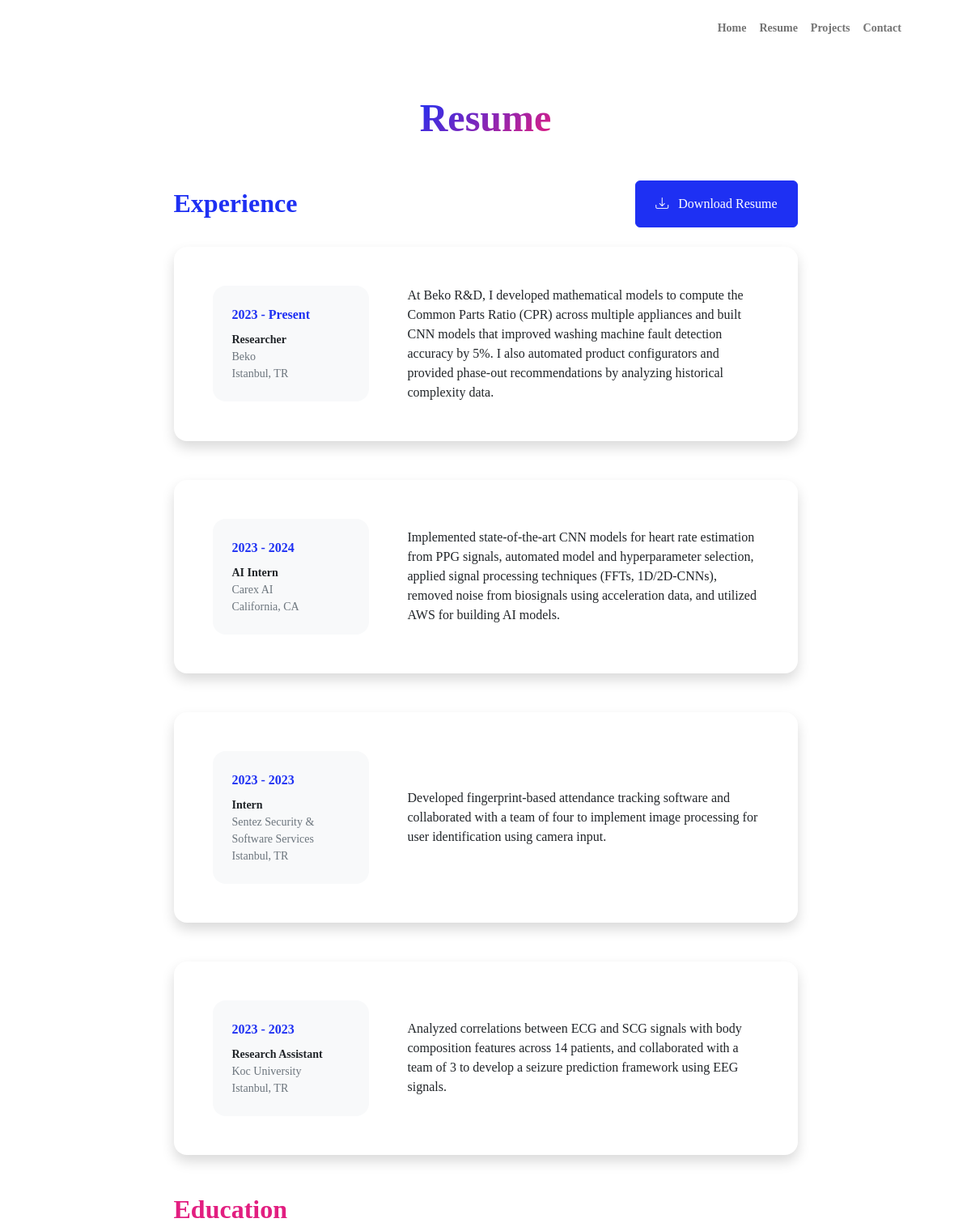
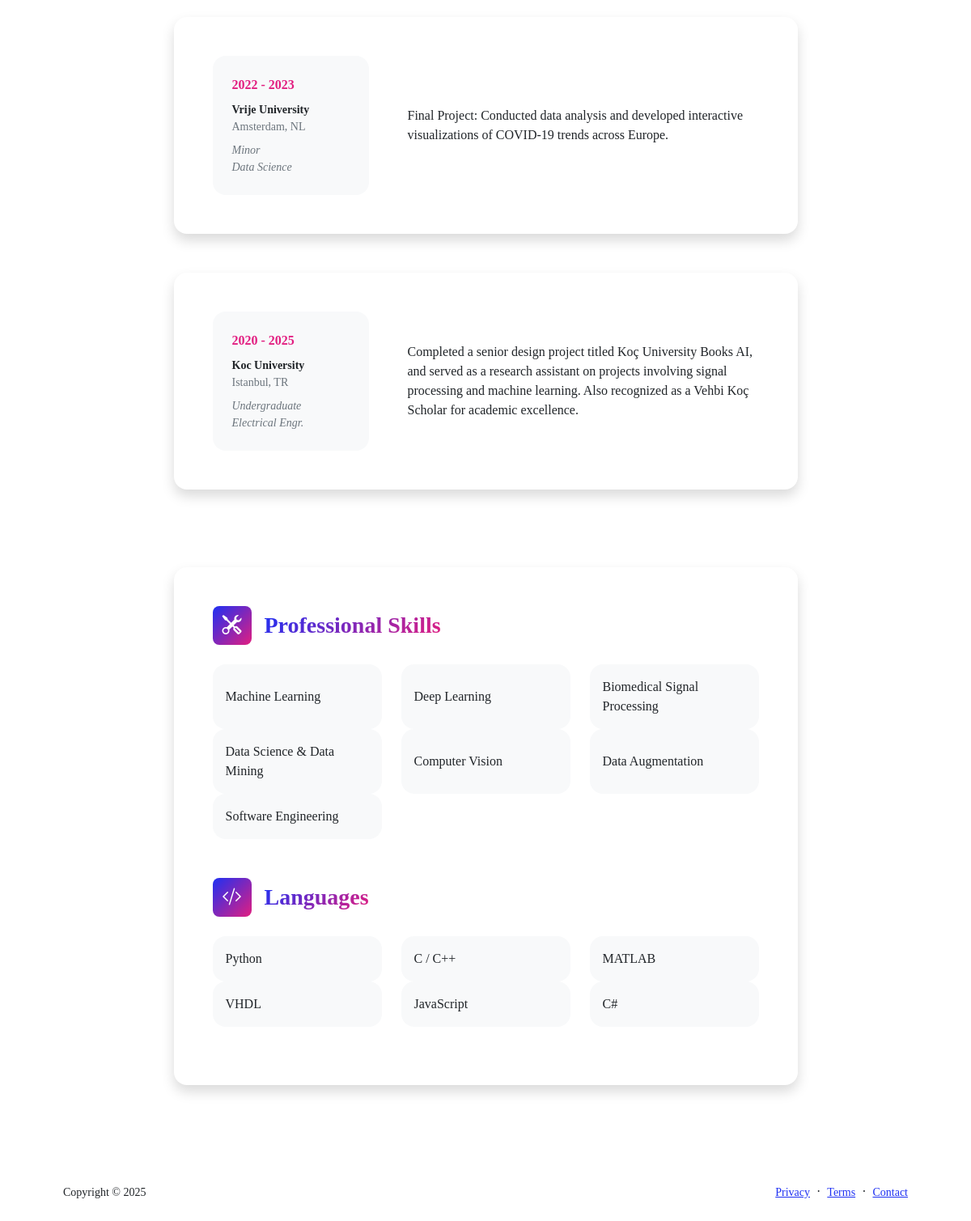
Screenshot of /resume/ with the database file from the repository (2 pictures, top to bottom).
### portfolio/models.py (models this page shows, shortened)
class Experience(models.Model):
    company = models.CharField(max_length=100)
    title = models.CharField(max_length=100)
    description = models.TextField()
    start_date = models.DateField()
    end_date = models.DateField(blank=True, null=True)
    location = models.CharField(max_length=100, blank=True)

class Education(models.Model):
    school = models.CharField(max_length=100)
    degree = models.CharField(max_length=100)
    description = models.TextField()
    field_of_study = models.CharField(max_length=100)
    start_date = models.DateField()
    end_date = models.DateField(blank=True, null=True)
    location = models.CharField(max_length=100, blank=True)

class Skill(models.Model):
    name = models.CharField(max_length=50)

class Languages(models.Model):
    name = models.CharField(max_length=50)

### portfolio/views.py (the view)
# urls.py: path('resume/', ResumeView.as_view(), name='resume'),
class ResumeView(View):
    def get(self, request):
        author = About.objects.all()[0]
        cv = author.cv
        experiences = Experience.objects.all().order_by('-start_date')
        education = Education.objects.all().order_by('-start_date')
        skills = Skill.objects.all()
        languages = Languages.objects.all()
        current_year = datetime.now().year
        context = {
            'cv': cv,
            'experiences': experiences,
            'education': education,
            'skills': skills,
            'languages': languages,
            'current_year': current_year,
        }
        return render(request, 'resume.html', context=context)

### templates/resume.html (shortened to what this page needs)
{% extends 'base.html' %}
{% load static %}
{% block content %}
<div class="container px-5 my-5">
    <div class="text-center mb-5">
        <h1 class="display-5 fw-bolder mb-0"><span class="text-gradient d-inline">Resume</span></h1>
    </div>
    <div class="row gx-5 justify-content-center">
        <div class="col-lg-11 col-xl-9 col-xxl-8">
            <section>
                <div class="d-flex align-items-center justify-content-between mb-4">
                    <h2 class="text-primary fw-bolder mb-0">Experience</h2>
                    <a class="btn btn-primary px-4 py-3" href="">
                        <div class="d-inline-block bi bi-download me-2"></div>
                        Download Resume
                    </a>
                </div>
                {% for exp in experiences %}
                    <div class="card shadow border-0 rounded-4 mb-5">
                        <div class="card-body p-5">
                            <div class="row align-items-center gx-5">
                                <div class="col text-center text-lg-start mb-4 mb-lg-0">
                                    <div class="bg-light p-4 rounded-4">
                                        {% if exp.end_date %}
                                            <div class="text-primary fw-bolder mb-2">
                                                {{ exp.start_date|date:"Y" }} - {{ exp.end_date|date:"Y" }}
                                            </div>
                                        {% else %}
                                            <div class="text-primary fw-bolder mb-2">{{ exp.start_date|date:"Y" }} - Present</div>
                                        {% endif %}
                                        <div class="small fw-bolder">{{ exp.title }}</div>
                                        <div class="small text-muted">{{ exp.company }}</div>
                                        <div class="small text-muted">{{ exp.location }}</div>
                                    </div>
                                </div>
                                <div class="col-lg-8">
                                    <div>{{  exp.description }}</div>
                                </div>
                            </div>
                        </div>
                    </div>
                {% endfor %}
            </section>
            <section>
                <h2 class="text-secondary fw-bolder mb-4">Education</h2>
                {% for edu in education %}
                    <div class="card shadow border-0 rounded-4 mb-5">
                        <div class="card-body p-5">
                            <div class="row align-items-center gx-5">
                                <div class="col text-center text-lg-start mb-4 mb-lg-0">
                                    <div class="bg-light p-4 rounded-4">
                                        {% if edu.end_date %}
                                            <div class="text-secondary fw-bolder mb-2">{{ edu.start_date|date:"Y" }} - {{ edu.end_date|date:"Y" }}</div>
                                        {% else %}
                                            <div class="text-secondary fw-bolder mb-2">{{ edu.start_date|date:"Y" }} - Present</div>
                                        {% endif %}
                                        <div class="mb-2">
                                            <div class="small fw-bolder">{{ edu.school }}</div>
                                            <div class="small text-muted">{{ edu.location }}</div>
                                        </div>
                                        <div class="fst-italic">
                                            <div class="small text-muted">{{ edu.degree }}</div>
                                            <div class="small text-muted">{{ edu.field_of_study }}</div>
                                        </div>
                                    </div>
                                </div>
                                <div class="col-lg-8">
                                    <div>{{ edu.description }}</div>
                                </div>
                            </div>
                        </div>
                    </div>
                {% endfor %}
            </section>
            <div class="pb-5"></div>
            <section>
                <div class="card shadow border-0 rounded-4 mb-5">
                    <div class="card-body p-5">
                        <div class="mb-5">
                            <div class="d-flex align-items-center mb-4">
                                <div
                                    class="feature bg-primary bg-gradient-primary-to-secondary text-white rounded-3 me-3">
                                    <i class="bi bi-tools"></i></div>
                                <h3 class="fw-bolder mb-0"><span class="text-gradient d-inline">Professional
                                        Skills</span></h3>
                            </div>
                            <div class="row row-cols-1 row-cols-md-3 mb-4">
                                {% for skill in skills %}
                                <div class="col mb-4 mb-md-0">
                                    <div class="d-flex align-items-center bg-light rounded-4 p-3 h-100">{{ skill.name }}</div>
                                </div>
                                {% endfor %}
                            </div>
                        </div>
                        <div class="mb-0">
                            <div class="d-flex align-items-center mb-4">
                                <div
                                    class="feature bg-primary bg-gradient-primary-to-secondary text-white rounded-3 me-3">
                                    <i class="bi bi-code-slash"></i></div>
                                <h3 class="fw-bolder mb-0"><span class="text-gradient d-inline">Languages</span></h3>
                            </div>
                            <div class="row row-cols-1 row-cols-md-3 mb-4">
                                {% for lang in languages %}
                                    <div class="col mb-4 mb-md-0">
                                        <div class="d-flex align-items-center bg-light rounded-4 p-3 h-100">{{ lang.name }}</div>
                                    </div>
                                {% endfor %}
                            </div>
                        </div>
                    </div>
                </div>
            </section>
        </div>
    </div>
</div>
{% endblock content %}

### rows the page displays
Experience: start_date "2023", title "Researcher", company "Beko", location "Istanbul, TR", description "At Beko R&D, I developed mathematical models to compute the Common Parts Ratio (CPR) across multiple appliances and built CNN models that improved washing machine fault detection accuracy by 5%. I also automated product configurators and provided phase-out recommendations by analyzing historical complexity data."
Experience: start_date "2023", end_date "2024", title "AI Intern", company "Carex AI", location "California, CA", description "Implemented state-of-the-art CNN models for heart rate estimation from PPG signals, automated model and hyperparameter selection, applied signal processing techniques (FFTs, 1D/2D-CNNs), removed noise from biosignals using acceleration data, and utilized AWS for building AI models."
Experience: start_date "2023", end_date "2023", title "Intern", company "Sentez Security & Software Services", location "Istanbul, TR", description "Developed fingerprint-based attendance tracking software and collaborated with a team of four to implement image processing for user identification using camera input."
Experience: start_date "2023", end_date "2023", title "Research Assistant", company "Koc University", location "Istanbul, TR", description "Analyzed correlations between ECG and SCG signals with body composition features across 14 patients, and collaborated with a team of 3 to develop a seizure prediction framework using EEG signals."
Education: start_date "2022", end_date "2023", school "Vrije University", location "Amsterdam, NL", degree "Minor", field_of_study "Data Science", description "Final Project: Conducted data analysis and developed interactive visualizations of COVID-19 trends across Europe."
Education: start_date "2020", end_date "2025", school "Koc University", location "Istanbul, TR", degree "Undergraduate", field_of_study "Electrical Engr.", description "Completed a senior design project titled Koç University Books AI, and served as a research assistant on projects involving signal processing and machine learning. Also recognized as a Vehbi Koç Scholar for academic excellence."
Skill: name "Machine Learning"
Skill: name "Deep Learning"
Skill: name "Biomedical Signal Processing"
Skill: name "Data Science & Data Mining"
Skill: name "Computer Vision"
Skill: name "Data Augmentation"
Skill: name "Software Engineering"
Languages: name "Python"
Languages: name "C / C++"
Languages: name "MATLAB"
Languages: name "VHDL"
Languages: name "JavaScript"
Languages: name "C#"
